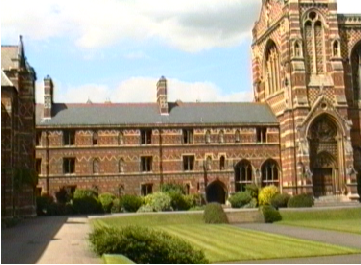
#> input picture course content/data/images/left-image.png, 361 x 265 px, found by its file name
$ jupyter execute --allow-errors '08 - Image Stitching.ipynb'
#> lines starting #> are read from the running program, lines starting #| are printed output that depends on the picture
# **Image Stitching**

[cell 1]
import numpy as np
import matplotlib.pyplot as plt
import cv2

**Image Stitching** is a computer vision technique that involves combining multiple images with overlapping fields of views to create a panaromic or wide-angle image.

<span style="color:red; font-weight:bold">I'll try to re-enact an average implementation of image stitching. I recommend you go with the code in the professor's notebook or in homework 2. This is just to explain the main concepts.</span>

**Procedure for Image Stitching Given Two Images A and B**

**Step 1**: Choose one of the two images as a reference. For example, we'll choose A to be the reference image and B as the source image. Meaning, we'll transform (as in translate/rotate/scale/shear/project etc...) the source image (B) so the corresponding components of both images align with one another.<br>
**Step 2**: Compute the keypoints and descriptors for the reference and source images.<br>
**Step 3**: Find the matches between the descriptors of the source and reference images.<br>
**Step 4**: Compute the Homography Matrix that will transform the source image (B) such that it aligns with the reference image (A). Thereafter, apply this Homography matrix to the source image (B) to obtained the transformed source image (B')<br>
**Step 5**: Display a new image that concatenates the reference image (A) and the transformed source image (B').

---

**Step 1: Choose one of the two images as a reference. For example, we'll choose A to be the reference image and B as the source image. Meaning, we'll transform (as in translate/rotate/scale/shear/project etc...) the source image (B) so the corresponding components of both images align with one another.**

Let's begin by reading in the two images that we'll have to stitch. For this example, I'll take the image on the left as the reference image, and the image on the right as the source image.

[cell 2]
img_reference = cv2.imread('data/images/left-image.png')
#> img_reference is the input picture: shape (265, 361, 3); mean B, G, R 116.7, 144.6, 155.2
img_reference = cv2.cvtColor(img_reference, cv2.COLOR_BGR2RGB)

img_source = cv2.imread('data/images/right-image.png')
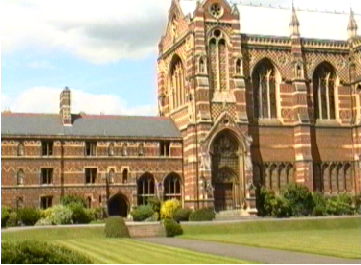
#> input picture Salman's Notes/data/images/right-image.png, 361 x 265 px
#> img_source is the input picture: shape (265, 361, 3); mean B, G, R 120, 154.8, 169.4
img_source = cv2.cvtColor(img_source, cv2.COLOR_BGR2RGB)

plt.figure(figsize = (16, 9))

plt.subplot(121)
plt.title("Reference Image")
plt.imshow(img_reference)

plt.subplot(122)
plt.title("Source Image")
plt.imshow(img_source);
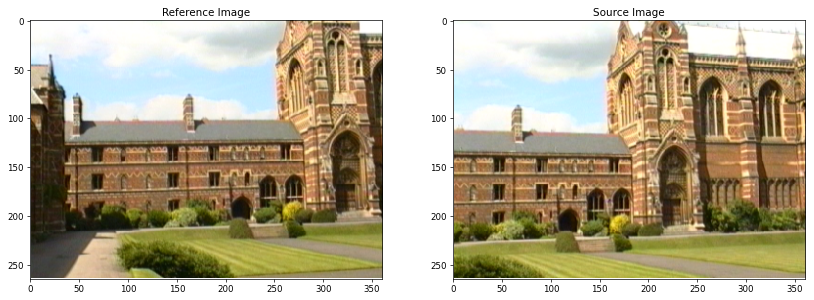
#> figure drawn by matplotlib, 2 panels

**Step 2: Compute the keypoints and descriptors for the reference and source images.**

[cell 3]
detector = cv2.SIFT_create()

img_reference_keypoints, img_reference_descriptors = detector.detectAndCompute(img_reference, None)
#> img_reference_keypoints = 1228 keypoints; strongest (x, y, size): (357, 195, 2.6), (338, 49, 2.5), (335, 45, 2.9), (318, 23, 4.1)
img_source_keypoints, img_source_descriptors = detector.detectAndCompute(img_source, None)
#> img_source_keypoints = 1444 keypoints; strongest (x, y, size): (255, 210, 2.7), (222, 42, 4.2), (241, 67, 2), (298, 68, 2.5)

Additionally, Let's display the keyoints.

#> (a cell that did not finish here is left out)

**Step 3: Find the matches between the descriptors of the source and reference images.**

For the matching, I'll go ahead with the KNN and Ratio Test technique.

[cell 5]
bf = cv2.BFMatcher()

matches = bf.knnMatch(img_reference_descriptors, img_source_descriptors, k = 2)
#> matches = 1228 matches

good_matches = []

for match_1, match_2 in matches:
    if match_1.distance < 0.75 * match_2.distance:
        good_matches.append(match_1)
#> after the loop, good_matches = 546 matches

Let's go ahead and draw the matches as well.

[cell 6]
img_matches = cv2.drawMatches(
                img_reference,
                img_reference_keypoints,
                img_source,
                img_source_keypoints,
                good_matches,
                None,
                matchColor = (0, 255, 0),
                flags = cv2.DRAW_MATCHES_FLAGS_NOT_DRAW_SINGLE_POINTS)
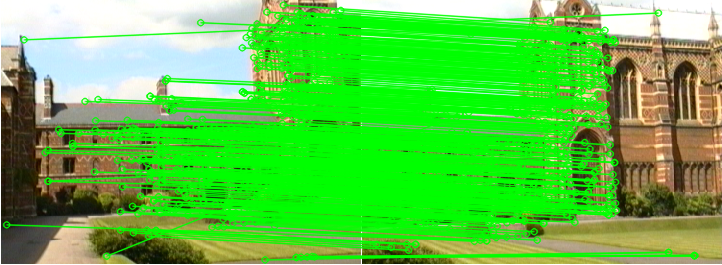
#> img_matches: shape (265, 722, 3); mean R, G, B 92, 198.4, 70

plt.figure(figsize = (16, 9))

plt.title("Reference + Source Images with Keypoints Matched")
plt.imshow(img_matches);

**Step 4: Compute the Homography Matrix that will transform the source image (B) such that it aligns with the reference image (A). Thereafter, apply this Homography matrix to the source image (B) to obtained the transformed source image (B')**<br>

To perform this step, we'll make use of OpenCV's `findHomography()` function. The syntax is as follows:

`cv2.findHomography(srcPoints, dstPoints[method, [ransacReprojThreshold]])`

- **srcPoints**: An array of points from the source image as (x, y) coordinates.
- **dstPoints**: An array of corresponding points from the destination image represented as (x, y) coordinates.
- **method**: The method used to compute the homography matrix.
    - **cv2.RANSAC**: (Default Value). This is a robust method that uses the RANSAC (Random Sample Consensus) algorithm to estimate the homography matrix while ignoring outliers.
- **ransacReprojThreshold**: This parameter is used with the RANSAC method (cv2.RANSAC). It sets the maximum allowed reprojection error (in pixels) to treat a point pair as an inlier. Increasing this value will produce a more relaxed homography estimation, while decreasing it will make the estimation more strict.

The purpose of the above function is to find the transformation matrix (a.k.a the homography matrix) that will transform the points from one perspective (that of the source image) to another perspective (that of the destination image).

The reason we're using it is because we would like to transform/align our source image (B) to our destination image (A).

Now as per the function requirments, we require srcPoints and dstPoints, each of which is a set of coordinates. Let's tackle that first.

Our srcPoints will contain coordinates from our source image (B). Likewise, our dstPoints will contain coordinates from our reference image (A). We'll take these coordinates from the computed keypoints for each image. Remember, that each `KeyPoint` object encapsulates the coordinates of it's respective keypoint in the `pt` attribute.

[cell 7]
img_reference_coordinates = []

for keypoint in img_reference_keypoints:
    img_reference_coordinates.append(keypoint.pt)
#> this loop made 1228 passes
#> keypoint on passes 1 to 3: keypoint at (2.4, 78.1), size 2.2, keypoint at (3.7, 73.7), size 2, keypoint at (4.4, 84.1), size 2.1
#> after the loop, img_reference_coordinates = 1228 pairs, first value 2.37 to 358.1, second value 4.26 to 259.4

img_source_coordinates = []

for keypoint in img_source_keypoints:
    img_source_coordinates.append(keypoint.pt)
#> this loop made 1444 passes
#> keypoint on passes 1 to 3: keypoint at (3.3, 225.4), size 3.2, keypoint at (3.3, 225.4), size 3.2, keypoint at (5.3, 149.7), size 4.9
#> after the loop, img_source_coordinates = 1444 pairs, first value 3.29 to 358, second value 2.9 to 261.7

## Alternatively, make use of list comprehensiion
img_reference_coordinates = [keypoint.pt for keypoint in img_reference_keypoints]
img_source_coordinates = [keypoint.pt for keypoint in img_source_keypoints]

Now we have the coordinates, but they do not correspond to one another. We simply took the coordinates from the keypoints of each respective image.

We'll be using the `good_matches` list to find a list of corresponding coordinates. Remember that `good_matches` consists of `DMatch` objects where each `DMatch` object contain the index of the keypoint from the first image (stored in queryIdx) and the **corresponding** keypoint in the second image (stored in trainIdx). We'll make use of this to correspond the coordinates to one another.

[cell 8]
srcPoints = []
dstPoints = []

for match in good_matches:

    index_of_keypoint_in_first_image = match.queryIdx; # return the index of the keypoint in the first image
    index_of_corresponding_keypoint_in_second_image = match.trainIdx; # return the index of the corresponding keypoint in the second image

    srcPoint = img_source_coordinates[index_of_corresponding_keypoint_in_second_image] # save the coordinates of the keypoint
    dstPoint = img_reference_coordinates[index_of_keypoint_in_first_image] # save the coordinate of the corresponding keypoint

    srcPoints.append(srcPoint) # add the coordinate to the source list
    dstPoints.append(dstPoint) # add the cooresponding coordinate to the destination list
#> this loop made 546 passes
#> (index_of_keypoint_in_first_image, index_of_corresponding_keypoint_in_second_image, srcPoint, dstPoint) on passes 1 to 3: (3, 349, (125.2, 240.3), (6.22, 224.4)), (33, 1162, (296.9, 12.55), (23.56, 39.4)), (91, 136, (58.69, 163), (44.72, 152.1))
#> after the loop, dstPoints = 546 pairs, first value 6.22 to 356.8, second value 4.66 to 259.4; srcPoints = 546 pairs, first value 10.35 to 332.9, second value 12.55 to 255.1

srcPoints = np.array(srcPoints)
dstPoints = np.array(dstPoints)

We can now employ the `cv2.findHomography()` function. But first, it's important to note that not all the matches we obtained form KNN + Ratio Test were accurate. This will have a negative effect when calculating the homography matrix as the same transformation matrix cannot satisfy both accurately matched coordinates and wrong coordinates.

For this reason, we need some way of filtering out outliers in our coordinates when computing the trasnformation matrix. This is achieved by using the RANSAC algorithm. You can read more about it [here](https://youtu.be/EkYXjmiolBg?si=qOtD5A-OaxXVfNRo).

Thankfully, this is not a separate step we need to apply. The `cv2.findHomography()` method will automatically apply the RANSAC algorithm for us.

[cell 9]
(homography_matrix, status) = cv2.findHomography(srcPoints, dstPoints, method = cv2.RANSAC, ransacReprojThreshold = 8)
#> homography_matrix = [[0.905, 0.0359, 97.07], [-0.058, 0.974, -5.46], [-0.000269, 4.59e-05, 1]]; status = 546 values, max 1 at index 19, min 0 at index 0, mean 0.936

As you can see, the function call returns two entities. The first is the transformation matrix and the latter is a list that indicates what pairs of corresponding points were used at inliers during the RANSAC estimation.

You can view the homography matrix as well:

[cell 10]
homography_matrix
#> Out has the same summary as homography_matrix

Because it is a $3 \times 3$ matrix, we'll make use of the `warpPerspective()` transformation.

[cell 11]
height, width = img_source.shape[:2]
#> height = 265; width = 361

result = cv2.warpPerspective(img_source, homography_matrix, dsize = (width + width, height + height))
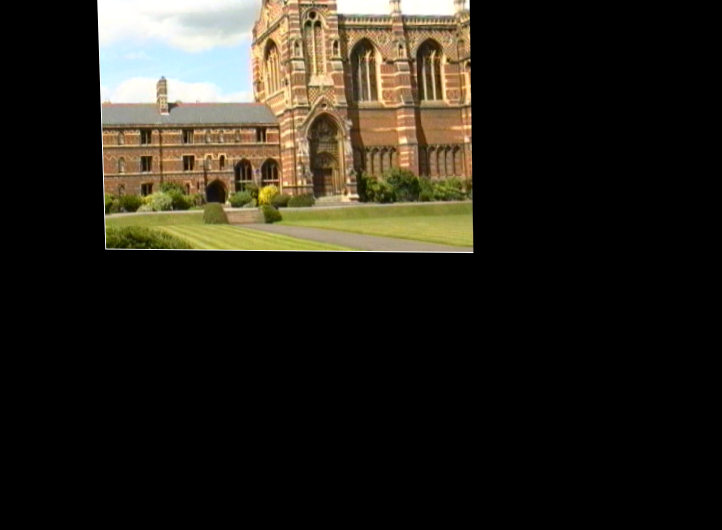
#> result: shape (530, 722, 3); mean R, G, B 40, 36.1, 27.1

If you would like to see the transformation source image (B'), you may do so:

[cell 12]
plt.figure(figsize = (12, 6))

plt.title("Transformed Source Image")
plt.imshow(result);

**Step 5: Display a new image that concatenates the reference image (A) and the transformed source image (B').**

Finally, we'll overlay the reference image on top of the transformed source image.

[cell 13]
height, width = img_reference.shape[:2]

result[0:height, 0:width] = img_reference
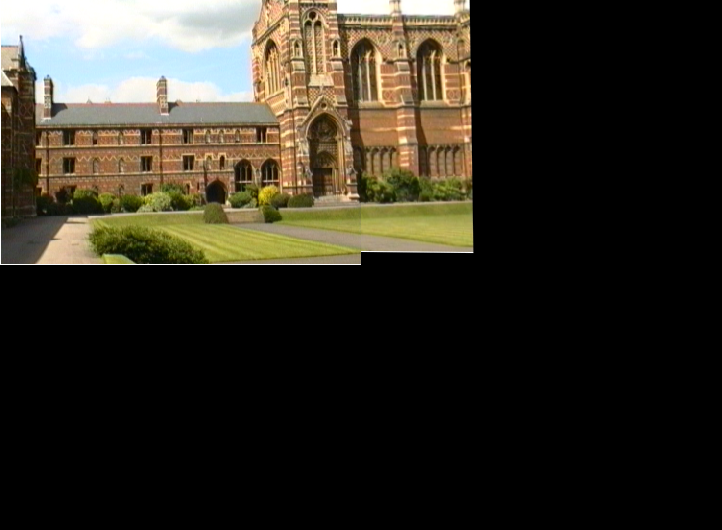
#> result: shape (530, 722, 3); mean R, G, B 49.9, 45.6, 35.3

[cell 14]
plt.figure(figsize = (12, 6))

plt.title("Final Stitching")
plt.imshow(result);

You can adjust the output as desired:

[cell 15]
plt.figure(figsize = (12, 6))

plt.title("Final Stitching")
plt.imshow(result[:300,:500]);
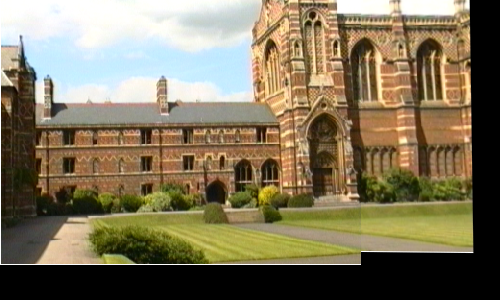
#> shown: shape (300, 500, 3); mean R, G, B 127.3, 116.3, 90.1
